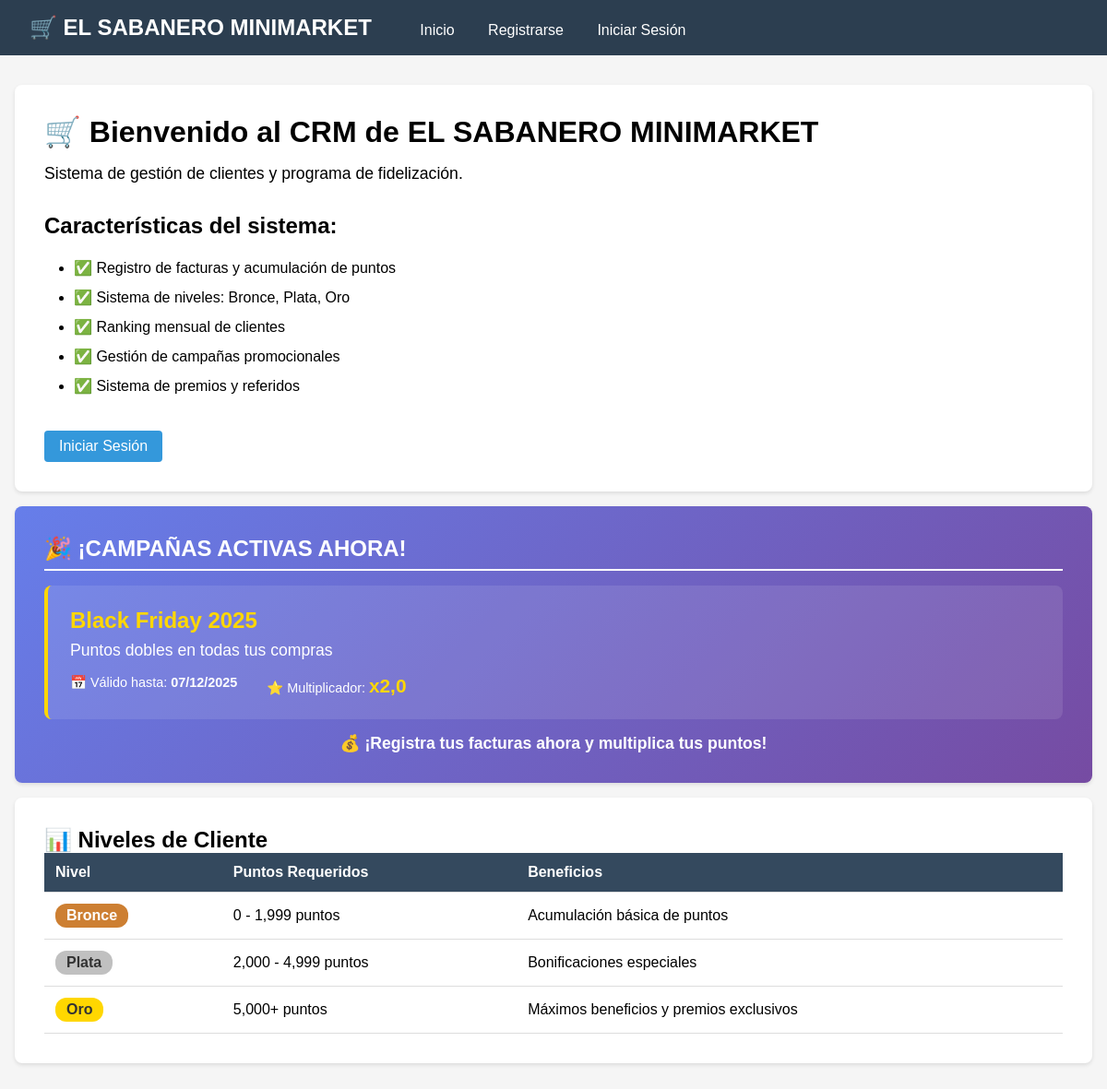
The app's page /, older data.
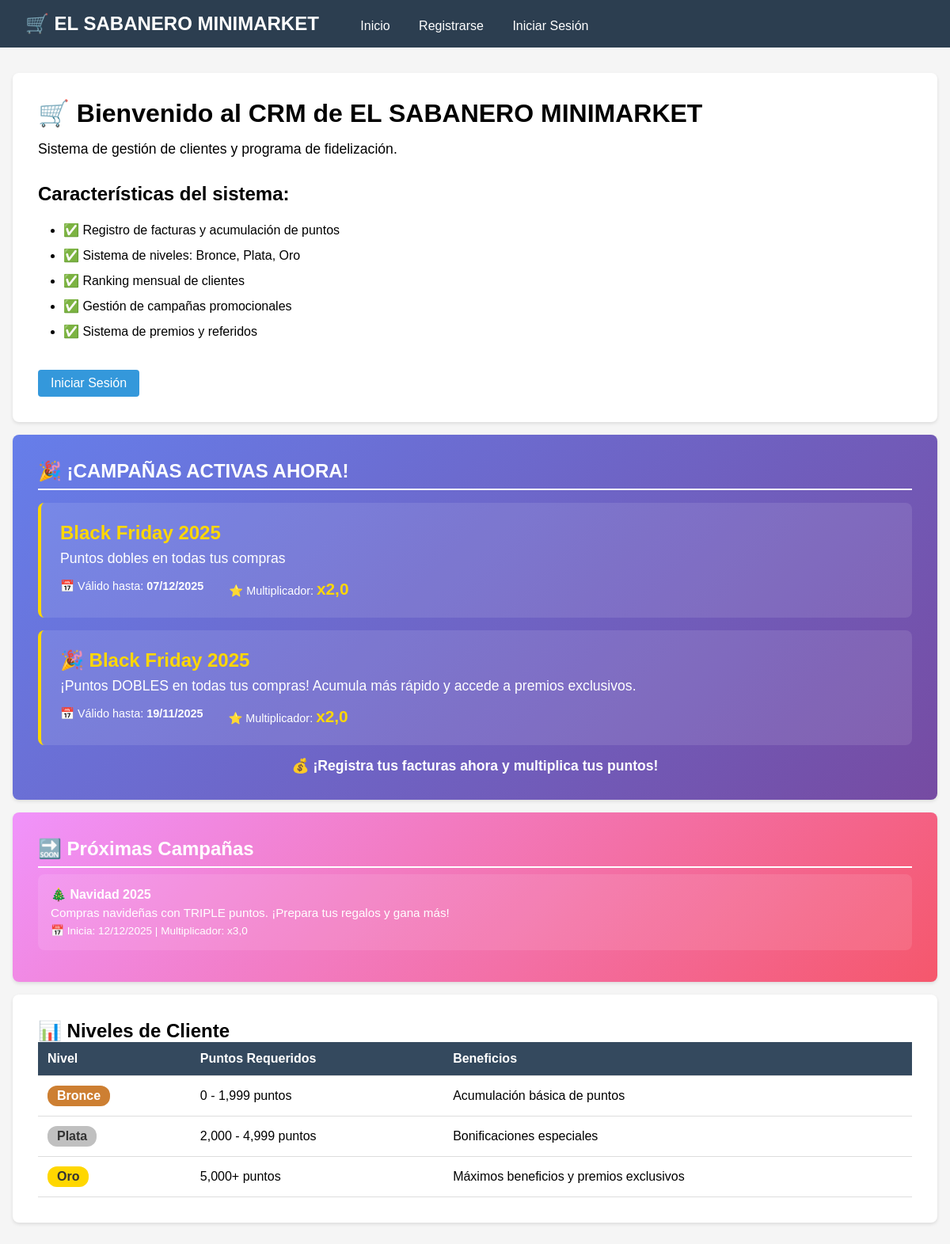
The same page, newer data.
### clientes/models.py (models this page shows, shortened)
class Campana(models.Model):
    nombre = models.CharField(max_length=100)
    descripcion = models.TextField()
    fecha_inicio = models.DateField()
    fecha_fin = models.DateField()
    multiplicador_puntos = models.FloatField(default=1.0)

### clientes/views.py (the view)
# urls.py: path('', views.home, name='home'),
def home(request):
    hoy = now().date()
    campanas_activas = Campana.objects.filter(fecha_inicio__lte=hoy, fecha_fin__gte=hoy)
    proximas_campanas = Campana.objects.filter(fecha_inicio__gt=hoy).order_by('fecha_inicio')[:3]
    return render(request, 'clientes/home.html', {
        'campanas_activas': campanas_activas,
        'proximas_campanas': proximas_campanas
    })

### clientes/templates/clientes/home.html (shortened to what the changed rows need)
{% extends 'clientes/base.html' %}
{% block content %}
<div class="card">
    <h1>🛒 Bienvenido al CRM de EL SABANERO MINIMARKET</h1>
    {% if user.is_authenticated %}
        <div style="margin-top: 2rem;">
            <h2>¡Hola, {{ user.first_name|default:user.username }}!</h2>
            <p>Accede a tus funciones desde el menú superior.</p>
            <div style="margin-top: 1rem;">
                <a href="{% url 'clientes:ver_puntos' %}" class="btn">Ver Mis Puntos</a>
                <a href="{% url 'clientes:registrar_factura' %}" class="btn btn-success">Registrar Factura</a>
            </div>
        </div>
    {% else %}
        <div style="margin-top: 2rem;">
            <h2>Características del sistema:</h2>
        </div>
    {% endif %}
</div>
{% if campanas_activas %}
<div class="card" style="background: linear-gradient(135deg, #667eea 0%, #764ba2 100%); color: white;">
    <h2 style="color: white; border-bottom: 2px solid white; padding-bottom: 0.5rem;">🎉 ¡CAMPAÑAS ACTIVAS AHORA!</h2>
    {% for campana in campanas_activas %}
    <div style="background: rgba(255,255,255,0.1); padding: 1.5rem; margin: 1rem 0; border-radius: 8px; border-left: 4px solid #ffd700;">
        <h3 style="color: #ffd700; font-size: 1.5rem; margin-bottom: 0.5rem;">{{ campana.nombre }}</h3>
        <p style="font-size: 1.1rem; margin: 0.5rem 0;">{{ campana.descripcion }}</p>
        <div style="display: flex; gap: 2rem; margin-top: 1rem; font-size: 0.9rem;">
            <span>📅 Válido hasta: <strong>{{ campana.fecha_fin|date:"d/m/Y" }}</strong></span>
            <span>⭐ Multiplicador: <strong style="color: #ffd700; font-size: 1.3rem;">x{{ campana.multiplicador_puntos }}</strong></span>
        </div>
    </div>
    {% endfor %}
</div>
{% endif %}
{% if proximas_campanas %}
<div class="card" style="background: linear-gradient(135deg, #f093fb 0%, #f5576c 100%); color: white;">
    <h2 style="color: white; border-bottom: 2px solid white; padding-bottom: 0.5rem;">🔜 Próximas Campañas</h2>
    {% for campana in proximas_campanas %}
    <div style="background: rgba(255,255,255,0.1); padding: 1rem; margin: 0.5rem 0; border-radius: 8px;">
        <h4 style="color: white; margin-bottom: 0.3rem;">{{ campana.nombre }}</h4>
        <p style="font-size: 0.95rem; margin: 0.3rem 0;">{{ campana.descripcion }}</p>
        <span style="font-size: 0.85rem;">📅 Inicia: {{ campana.fecha_inicio|date:"d/m/Y" }} | Multiplicador: x{{ campana.multiplicador_puntos }}</span>
    </div>
    {% endfor %}
</div>
{% endif %}
<div class="card">
    <h2>📊 Niveles de Cliente</h2>
    <table>
        <thead>
            <tr>
                <th>Nivel</th>
                <th>Puntos Requeridos</th>
                <th>Beneficios</th>
            </tr>
        </thead>
    </table>
</div>
{% endblock %}

Row changes from the older to the newer data that the page shows:
added Campana: nombre "🎉 Black Friday 2025", descripcion "¡Puntos DOBLES en todas tus compras! Acumula más rápido y accede a premios exclusivos.", fecha_fin "19/11/2025", multiplicador_puntos "2,0", shown under "🎉 ¡CAMPAÑAS ACTIVAS AHORA!"
added Campana: nombre "🎄 Navidad 2025", descripcion "Compras navideñas con TRIPLE puntos. ¡Prepara tus regalos y gana más!", fecha_inicio "12/12/2025", multiplicador_puntos "3,0", shown under "🔜 Próximas Campañas"
Text that changed along with them:
text now shown: "🔜 Próximas Campañas"
